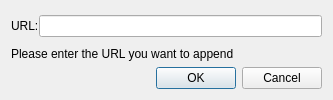
<ui version="4.0" >
 <class>UrlOpen</class>
 <widget class="QDialog" name="UrlOpen" >
  <property name="geometry" >
   <rect>
    <x>0</x>
    <y>0</y>
    <width>333</width>
    <height>100</height>
   </rect>
  </property>
  <property name="windowTitle" >
   <string>Open URL</string>
  </property>
  <layout class="QVBoxLayout" >
   <item>
    <widget class="QFrame" name="frame" >
     <property name="sizePolicy" >
      <sizepolicy vsizetype="Preferred" hsizetype="Preferred" >
       <horstretch>0</horstretch>
       <verstretch>0</verstretch>
      </sizepolicy>
     </property>
     <property name="frameShape" >
      <enum>QFrame::NoFrame</enum>
     </property>
     <property name="frameShadow" >
      <enum>QFrame::Plain</enum>
     </property>
     <property name="lineWidth" >
      <number>0</number>
     </property>
     <layout class="QHBoxLayout" >
      <property name="spacing" >
       <number>0</number>
      </property>
      <property name="leftMargin" >
       <number>0</number>
      </property>
      <property name="topMargin" >
       <number>0</number>
      </property>
      <property name="rightMargin" >
       <number>0</number>
      </property>
      <property name="bottomMargin" >
       <number>0</number>
      </property>
      <item>
       <widget class="QLabel" name="label_2" >
        <property name="sizePolicy" >
         <sizepolicy vsizetype="Fixed" hsizetype="Fixed" >
          <horstretch>0</horstretch>
          <verstretch>0</verstretch>
         </sizepolicy>
        </property>
        <property name="text" >
         <string>URL:</string>
        </property>
       </widget>
      </item>
      <item>
       <widget class="QLineEdit" name="lineEdit" />
      </item>
     </layout>
    </widget>
   </item>
   <item>
    <widget class="QLabel" name="label" >
     <property name="sizePolicy" >
      <sizepolicy vsizetype="Fixed" hsizetype="Preferred" >
       <horstretch>0</horstretch>
       <verstretch>0</verstretch>
      </sizepolicy>
     </property>
     <property name="text" >
      <string>Please enter the URL you want to append</string>
     </property>
    </widget>
   </item>
   <item>
    <widget class="QDialogButtonBox" name="buttonBox" >
     <property name="orientation" >
      <enum>Qt::Horizontal</enum>
     </property>
     <property name="standardButtons" >
      <set>QDialogButtonBox::Cancel|QDialogButtonBox::NoButton|QDialogButtonBox::Ok</set>
     </property>
    </widget>
   </item>
  </layout>
 </widget>
 <resources/>
 <connections>
  <connection>
   <sender>buttonBox</sender>
   <signal>accepted()</signal>
   <receiver>UrlOpen</receiver>
   <slot>accept()</slot>
   <hints>
    <hint type="sourcelabel" >
     <x>248</x>
     <y>254</y>
    </hint>
    <hint type="destinationlabel" >
     <x>157</x>
     <y>274</y>
    </hint>
   </hints>
  </connection>
  <connection>
   <sender>buttonBox</sender>
   <signal>rejected()</signal>
   <receiver>UrlOpen</receiver>
   <slot>reject()</slot>
   <hints>
    <hint type="sourcelabel" >
     <x>316</x>
     <y>260</y>
    </hint>
    <hint type="destinationlabel" >
     <x>286</x>
     <y>274</y>
    </hint>
   </hints>
  </connection>
 </connections>
</ui>
